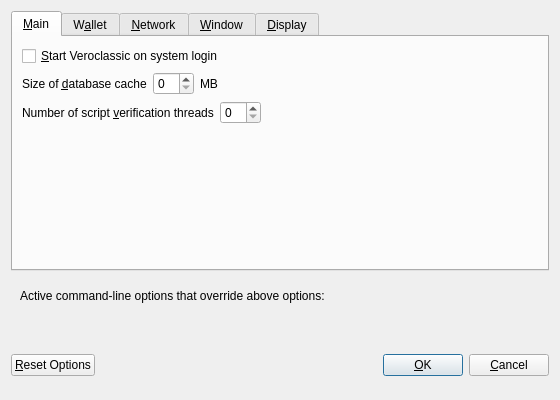
<?xml version="1.0" encoding="UTF-8"?>
<ui version="4.0">
 <class>OptionsDialog</class>
 <widget class="QDialog" name="OptionsDialog">
  <property name="geometry">
   <rect>
    <x>0</x>
    <y>0</y>
    <width>560</width>
    <height>400</height>
   </rect>
  </property>
  <property name="windowTitle">
   <string>Options</string>
  </property>
  <property name="modal">
   <bool>true</bool>
  </property>
  <layout class="QVBoxLayout" name="verticalLayout">
   <item>
    <widget class="QTabWidget" name="tabWidget">
     <property name="currentIndex">
      <number>0</number>
     </property>
     <widget class="QWidget" name="tabMain">
      <attribute name="title">
       <string>&amp;Main</string>
      </attribute>
      <layout class="QVBoxLayout" name="verticalLayout_Main">
       <item>
        <widget class="QCheckBox" name="bitcoinAtStartup">
         <property name="toolTip">
          <string>Automatically start Veroclassic after logging in to the system.</string>
         </property>
         <property name="text">
          <string>&amp;Start Veroclassic on system login</string>
         </property>
        </widget>
       </item>
       <item>
        <layout class="QHBoxLayout" name="horizontalLayout_2_Main">
         <item>
          <widget class="QLabel" name="databaseCacheLabel">
           <property name="text">
            <string>Size of &amp;database cache</string>
           </property>
           <property name="textFormat">
            <enum>Qt::PlainText</enum>
           </property>
           <property name="buddy">
            <cstring>databaseCache</cstring>
           </property>
          </widget>
         </item>
         <item>
          <widget class="QSpinBox" name="databaseCache"/>
         </item>
         <item>
          <widget class="QLabel" name="databaseCacheUnitLabel">
           <property name="text">
            <string>MB</string>
           </property>
           <property name="textFormat">
            <enum>Qt::PlainText</enum>
           </property>
          </widget>
         </item>
         <item>
          <spacer name="horizontalSpacer_2_Main">
           <property name="orientation">
            <enum>Qt::Horizontal</enum>
           </property>
           <property name="sizeHint" stdset="0">
            <size>
             <width>40</width>
             <height>20</height>
            </size>
           </property>
          </spacer>
         </item>
        </layout>
       </item>
       <item>
        <layout class="QHBoxLayout" name="horizontalLayout_3_Main">
         <item>
          <widget class="QLabel" name="threadsScriptVerifLabel">
           <property name="text">
            <string>Number of script &amp;verification threads</string>
           </property>
           <property name="textFormat">
            <enum>Qt::PlainText</enum>
           </property>
           <property name="buddy">
            <cstring>threadsScriptVerif</cstring>
           </property>
          </widget>
         </item>
         <item>
          <widget class="QSpinBox" name="threadsScriptVerif">
           <property name="toolTip">
            <string>(0 = auto, &lt;0 = leave that many cores free)</string>
           </property>
          </widget>
         </item>
         <item>
          <spacer name="horizontalSpacer_3_Main">
           <property name="orientation">
            <enum>Qt::Horizontal</enum>
           </property>
           <property name="sizeHint" stdset="0">
            <size>
             <width>40</width>
             <height>20</height>
            </size>
           </property>
          </spacer>
         </item>
        </layout>
       </item>
       <item>
        <spacer name="verticalSpacer_Main">
         <property name="orientation">
          <enum>Qt::Vertical</enum>
         </property>
         <property name="sizeHint" stdset="0">
          <size>
           <width>20</width>
           <height>40</height>
          </size>
         </property>
        </spacer>
       </item>
      </layout>
     </widget>
     <widget class="QWidget" name="tabWallet">
      <attribute name="title">
       <string>W&amp;allet</string>
      </attribute>
      <layout class="QVBoxLayout" name="verticalLayout_Wallet">
       <item>
        <widget class="QGroupBox" name="groupBox">
         <property name="title">
          <string>Expert</string>
         </property>
         <layout class="QVBoxLayout" name="verticalLayout_2">
          <item>
           <widget class="QCheckBox" name="coinControlFeatures">
            <property name="toolTip">
             <string>Whether to show coin control features or not.</string>
            </property>
            <property name="text">
             <string>Enable coin &amp;control features</string>
            </property>
           </widget>
          </item>
          <item>
           <widget class="QCheckBox" name="spendZeroConfChange">
            <property name="toolTip">
             <string>If you disable the spending of unconfirmed change, the change from a transaction cannot be used until that transaction has at least one confirmation. This also affects how your balance is computed.</string>
            </property>
            <property name="text">
             <string>&amp;Spend unconfirmed change</string>
            </property>
           </widget>
          </item>
         </layout>
        </widget>
       </item>
       <item>
        <spacer name="verticalSpacer_Wallet">
         <property name="orientation">
          <enum>Qt::Vertical</enum>
         </property>
         <property name="sizeHint" stdset="0">
          <size>
           <width>20</width>
           <height>40</height>
          </size>
         </property>
        </spacer>
       </item>
      </layout>
     </widget>
     <widget class="QWidget" name="tabNetwork">
      <attribute name="title">
       <string>&amp;Network</string>
      </attribute>
      <layout class="QVBoxLayout" name="verticalLayout_Network">
       <item>
        <widget class="QCheckBox" name="mapPortUpnp">
         <property name="toolTip">
          <string>Automatically open the Veroclassic client port on the router. This only works when your router supports UPnP and it is enabled.</string>
         </property>
         <property name="text">
          <string>Map port using &amp;UPnP</string>
         </property>
        </widget>
       </item>
       <item>
        <widget class="QCheckBox" name="allowIncoming">
         <property name="toolTip">
          <string>Accept connections from outside</string>
         </property>
         <property name="text">
          <string>Allow incoming connections</string>
         </property>
        </widget>
       </item>
       <item>
        <widget class="QCheckBox" name="connectSocks">
         <property name="toolTip">
          <string>Connect to the Veroclassic network through a SOCKS5 proxy.</string>
         </property>
         <property name="text">
          <string>&amp;Connect through SOCKS5 proxy (default proxy):</string>
         </property>
        </widget>
       </item>
       <item>
        <layout class="QHBoxLayout" name="horizontalLayout_1_Network">
         <item>
          <widget class="QLabel" name="proxyIpLabel">
           <property name="text">
            <string>Proxy &amp;IP:</string>
           </property>
           <property name="textFormat">
            <enum>Qt::PlainText</enum>
           </property>
           <property name="buddy">
            <cstring>proxyIp</cstring>
           </property>
          </widget>
         </item>
         <item>
          <widget class="QValidatedLineEdit" name="proxyIp">
           <property name="minimumSize">
            <size>
             <width>140</width>
             <height>0</height>
            </size>
           </property>
           <property name="maximumSize">
            <size>
             <width>140</width>
             <height>16777215</height>
            </size>
           </property>
           <property name="toolTip">
            <string>IP address of the proxy (e.g. IPv4: 127.0.0.1 / IPv6: ::1)</string>
           </property>
          </widget>
         </item>
         <item>
          <widget class="QLabel" name="proxyPortLabel">
           <property name="text">
            <string>&amp;Port:</string>
           </property>
           <property name="textFormat">
            <enum>Qt::PlainText</enum>
           </property>
           <property name="buddy">
            <cstring>proxyPort</cstring>
           </property>
          </widget>
         </item>
         <item>
          <widget class="QLineEdit" name="proxyPort">
           <property name="minimumSize">
            <size>
             <width>55</width>
             <height>0</height>
            </size>
           </property>
           <property name="maximumSize">
            <size>
             <width>55</width>
             <height>16777215</height>
            </size>
           </property>
           <property name="toolTip">
            <string>Port of the proxy (e.g. 9050)</string>
           </property>
          </widget>
         </item>
         <item>
          <spacer name="horizontalSpacer_1_Network">
           <property name="orientation">
            <enum>Qt::Horizontal</enum>
           </property>
           <property name="sizeHint" stdset="0">
            <size>
             <width>40</width>
             <height>20</height>
            </size>
           </property>
          </spacer>
         </item>
        </layout>
       </item>
       <item>
        <spacer name="verticalSpacer_Network">
         <property name="orientation">
          <enum>Qt::Vertical</enum>
         </property>
         <property name="sizeHint" stdset="0">
          <size>
           <width>20</width>
           <height>40</height>
          </size>
         </property>
        </spacer>
       </item>
      </layout>
     </widget>
     <widget class="QWidget" name="tabWindow">
      <attribute name="title">
       <string>&amp;Window</string>
      </attribute>
      <layout class="QVBoxLayout" name="verticalLayout_Window">
       <item>
        <widget class="QCheckBox" name="minimizeToTray">
         <property name="toolTip">
          <string>Show only a tray icon after minimizing the window.</string>
         </property>
         <property name="text">
          <string>&amp;Minimize to the tray instead of the taskbar</string>
         </property>
        </widget>
       </item>
       <item>
        <widget class="QCheckBox" name="minimizeOnClose">
         <property name="toolTip">
          <string>Minimize instead of exit the application when the window is closed. When this option is enabled, the application will be closed only after selecting Quit in the menu.</string>
         </property>
         <property name="text">
          <string>M&amp;inimize on close</string>
         </property>
        </widget>
       </item>
       <item>
        <spacer name="verticalSpacer_Window">
         <property name="orientation">
          <enum>Qt::Vertical</enum>
         </property>
         <property name="sizeHint" stdset="0">
          <size>
           <width>20</width>
           <height>40</height>
          </size>
         </property>
        </spacer>
       </item>
      </layout>
     </widget>
     <widget class="QWidget" name="tabDisplay">
      <attribute name="title">
       <string>&amp;Display</string>
      </attribute>
      <layout class="QVBoxLayout" name="verticalLayout_Display">
       <item>
        <layout class="QHBoxLayout" name="horizontalLayout_1_Display">
         <item>
          <widget class="QLabel" name="langLabel">
           <property name="text">
            <string>User Interface &amp;language:</string>
           </property>
           <property name="textFormat">
            <enum>Qt::PlainText</enum>
           </property>
           <property name="buddy">
            <cstring>lang</cstring>
           </property>
          </widget>
         </item>
         <item>
          <widget class="QValueComboBox" name="lang">
           <property name="toolTip">
            <string>The user interface language can be set here. This setting will take effect after restarting Veroclassic.</string>
           </property>
          </widget>
         </item>
        </layout>
       </item>
       <item>
        <layout class="QHBoxLayout" name="horizontalLayout_2_Display">
         <item>
          <widget class="QLabel" name="unitLabel">
           <property name="text">
            <string>&amp;Unit to show amounts in:</string>
           </property>
           <property name="textFormat">
            <enum>Qt::PlainText</enum>
           </property>
           <property name="buddy">
            <cstring>unit</cstring>
           </property>
          </widget>
         </item>
         <item>
          <widget class="QValueComboBox" name="unit">
           <property name="toolTip">
            <string>Choose the default subdivision unit to show in the interface and when sending coins.</string>
           </property>
          </widget>
         </item>
        </layout>
       </item>
       <item>
        <layout class="QHBoxLayout" name="horizontalLayout_3_Display">
         <item>
          <widget class="QLabel" name="thirdPartyTxUrlsLabel">
           <property name="toolTip">
            <string>Third party URLs (e.g. a block explorer) that appear in the transactions tab as context menu items. %s in the URL is replaced by transaction hash. Multiple URLs are separated by vertical bar |.</string>
           </property>
           <property name="text">
            <string>Third party transaction URLs</string>
           </property>
           <property name="buddy">
            <cstring>thirdPartyTxUrls</cstring>
           </property>
          </widget>
         </item>
         <item>
          <widget class="QLineEdit" name="thirdPartyTxUrls">
           <property name="toolTip">
            <string>Third party URLs (e.g. a block explorer) that appear in the transactions tab as context menu items. %s in the URL is replaced by transaction hash. Multiple URLs are separated by vertical bar |.</string>
           </property>
          </widget>
         </item>
        </layout>
       </item>
       <item>
        <spacer name="verticalSpacer_Display">
         <property name="orientation">
          <enum>Qt::Vertical</enum>
         </property>
         <property name="sizeHint" stdset="0">
          <size>
           <width>20</width>
           <height>40</height>
          </size>
         </property>
        </spacer>
       </item>
      </layout>
     </widget>
    </widget>
   </item>
   <item>
    <widget class="QFrame" name="frame">
     <layout class="QVBoxLayout" name="verticalLayout_Bottom">
      <item>
       <layout class="QHBoxLayout" name="horizontalLayout_Bottom">
        <item>
         <widget class="QLabel" name="overriddenByCommandLineInfoLabel">
          <property name="text">
           <string>Active command-line options that override above options:</string>
          </property>
          <property name="textFormat">
           <enum>Qt::PlainText</enum>
          </property>
         </widget>
        </item>
        <item>
         <spacer name="horizontalSpacer_Bottom">
          <property name="orientation">
           <enum>Qt::Horizontal</enum>
          </property>
          <property name="sizeHint" stdset="0">
           <size>
            <width>40</width>
            <height>20</height>
           </size>
          </property>
         </spacer>
        </item>
       </layout>
      </item>
      <item>
       <widget class="QLabel" name="overriddenByCommandLineLabel">
        <property name="text">
         <string/>
        </property>
        <property name="textFormat">
         <enum>Qt::PlainText</enum>
        </property>
        <property name="wordWrap">
         <bool>true</bool>
        </property>
       </widget>
      </item>
     </layout>
    </widget>
   </item>
   <item>
    <layout class="QHBoxLayout" name="horizontalLayout_Buttons">
     <item>
      <widget class="QPushButton" name="resetButton">
       <property name="toolTip">
        <string>Reset all client options to default.</string>
       </property>
       <property name="text">
        <string>&amp;Reset Options</string>
       </property>
       <property name="autoDefault">
        <bool>false</bool>
       </property>
      </widget>
     </item>
     <item>
      <spacer name="horizontalSpacer_1">
       <property name="orientation">
        <enum>Qt::Horizontal</enum>
       </property>
       <property name="sizeHint" stdset="0">
        <size>
         <width>40</width>
         <height>48</height>
        </size>
       </property>
      </spacer>
     </item>
     <item>
      <widget class="QLabel" name="statusLabel">
       <property name="minimumSize">
        <size>
         <width>200</width>
         <height>0</height>
        </size>
       </property>
       <property name="font">
        <font>
         <weight>75</weight>
         <bold>true</bold>
        </font>
       </property>
       <property name="text">
        <string/>
       </property>
       <property name="textFormat">
        <enum>Qt::PlainText</enum>
       </property>
       <property name="wordWrap">
        <bool>true</bool>
       </property>
      </widget>
     </item>
     <item>
      <spacer name="horizontalSpacer_2">
       <property name="orientation">
        <enum>Qt::Horizontal</enum>
       </property>
       <property name="sizeHint" stdset="0">
        <size>
         <width>40</width>
         <height>48</height>
        </size>
       </property>
      </spacer>
     </item>
     <item>
      <widget class="QPushButton" name="okButton">
       <property name="text">
        <string>&amp;OK</string>
       </property>
       <property name="autoDefault">
        <bool>false</bool>
       </property>
       <property name="default">
        <bool>true</bool>
       </property>
      </widget>
     </item>
     <item>
      <widget class="QPushButton" name="cancelButton">
       <property name="text">
        <string>&amp;Cancel</string>
       </property>
       <property name="autoDefault">
        <bool>false</bool>
       </property>
      </widget>
     </item>
    </layout>
   </item>
  </layout>
 </widget>
 <customwidgets>
  <customwidget>
   <class>QValidatedLineEdit</class>
   <extends>QLineEdit</extends>
   <header>qvalidatedlineedit.h</header>
  </customwidget>
  <customwidget>
   <class>QValueComboBox</class>
   <extends>QComboBox</extends>
   <header>qvaluecombobox.h</header>
  </customwidget>
 </customwidgets>
 <resources/>
 <connections/>
</ui>
